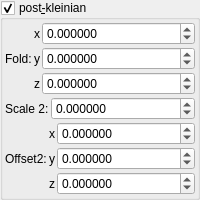
    <widget class="MyGroupBox" name="groupCheck_transf_function_enabled">
     <property name="title">
      <string>post&amp;-kleinian</string>
     </property>
     <property name="checkable">
      <bool>true</bool>
     </property>
     <layout class="QVBoxLayout" name="verticalLayout_16" stretch="0,0,0">
      <property name="spacing">
       <number>2</number>
      </property>
      <property name="leftMargin">
       <number>2</number>
      </property>
      <property name="topMargin">
       <number>2</number>
      </property>
      <property name="rightMargin">
       <number>2</number>
      </property>
      <property name="bottomMargin">
       <number>2</number>
      </property>
      <item>
       <layout class="QGridLayout" name="gridLayout_24" columnstretch="0,0,1">
        <property name="spacing">
         <number>2</number>
        </property>
        <item row="1" column="0">
         <widget class="QLabel" name="label_127">
          <property name="text">
           <string>Fold:</string>
          </property>
         </widget>
        </item>
        <item row="0" column="1">
         <widget class="QLabel" name="label_128">
          <property name="sizePolicy">
           <sizepolicy hsizetype="Preferred" vsizetype="Preferred">
            <horstretch>0</horstretch>
            <verstretch>0</verstretch>
           </sizepolicy>
          </property>
          <property name="text">
           <string notr="true">x</string>
          </property>
          <property name="alignment">
           <set>Qt::AlignRight|Qt::AlignTrailing|Qt::AlignVCenter</set>
          </property>
         </widget>
        </item>
        <item row="2" column="2">
         <widget class="MyDoubleSpinBox" name="spinbox3_transf_offset_110_z">
          <property name="sizePolicy">
           <sizepolicy hsizetype="Minimum" vsizetype="Maximum">
            <horstretch>0</horstretch>
            <verstretch>0</verstretch>
           </sizepolicy>
          </property>
          <property name="prefix">
           <string/>
          </property>
          <property name="suffix">
           <string/>
          </property>
          <property name="decimals">
           <number>6</number>
          </property>
          <property name="minimum">
           <double>-99.989999999999995</double>
          </property>
          <property name="maximum">
           <double>99.989999999999995</double>
          </property>
          <property name="singleStep">
           <double>0.100000000000000</double>
          </property>
         </widget>
        </item>
        <item row="1" column="1">
         <widget class="QLabel" name="label_129">
          <property name="sizePolicy">
           <sizepolicy hsizetype="Preferred" vsizetype="Preferred">
            <horstretch>0</horstretch>
            <verstretch>0</verstretch>
           </sizepolicy>
          </property>
          <property name="text">
           <string notr="true">y</string>
          </property>
          <property name="alignment">
           <set>Qt::AlignRight|Qt::AlignTrailing|Qt::AlignVCenter</set>
          </property>
         </widget>
        </item>
        <item row="0" column="2">
         <widget class="MyDoubleSpinBox" name="spinbox3_transf_offset_110_x">
          <property name="sizePolicy">
           <sizepolicy hsizetype="Minimum" vsizetype="Maximum">
            <horstretch>0</horstretch>
            <verstretch>0</verstretch>
           </sizepolicy>
          </property>
          <property name="prefix">
           <string/>
          </property>
          <property name="suffix">
           <string/>
          </property>
          <property name="decimals">
           <number>6</number>
          </property>
          <property name="minimum">
           <double>-99.989999999999995</double>
          </property>
          <property name="maximum">
           <double>99.989999999999995</double>
          </property>
          <property name="singleStep">
           <double>0.100000000000000</double>
          </property>
         </widget>
        </item>
        <item row="1" column="2">
         <widget class="MyDoubleSpinBox" name="spinbox3_transf_offset_110_y">
          <property name="sizePolicy">
           <sizepolicy hsizetype="Minimum" vsizetype="Maximum">
            <horstretch>0</horstretch>
            <verstretch>0</verstretch>
           </sizepolicy>
          </property>
          <property name="prefix">
           <string/>
          </property>
          <property name="suffix">
           <string/>
          </property>
          <property name="decimals">
           <number>6</number>
          </property>
          <property name="minimum">
           <double>-99.989999999999995</double>
          </property>
          <property name="maximum">
           <double>99.989999999999995</double>
          </property>
          <property name="singleStep">
           <double>0.100000000000000</double>
          </property>
         </widget>
        </item>
        <item row="2" column="1">
         <widget class="QLabel" name="label_130">
          <property name="sizePolicy">
           <sizepolicy hsizetype="Preferred" vsizetype="Preferred">
            <horstretch>0</horstretch>
            <verstretch>0</verstretch>
           </sizepolicy>
          </property>
          <property name="text">
           <string notr="true">z</string>
          </property>
          <property name="alignment">
           <set>Qt::AlignRight|Qt::AlignTrailing|Qt::AlignVCenter</set>
          </property>
         </widget>
        </item>
       </layout>
      </item>
      <item>
       <layout class="QGridLayout" name="gridLayout_35" columnstretch="0,1">
        <property name="spacing">
         <number>2</number>
        </property>
        <item row="1" column="0">
         <widget class="QLabel" name="label_146">
          <property name="text">
           <string>Scale 2:</string>
          </property>
         </widget>
        </item>
        <item row="1" column="1">
         <widget class="MyDoubleSpinBox" name="spinbox_transf_scale_2">
          <property name="sizePolicy">
           <sizepolicy hsizetype="Minimum" vsizetype="Maximum">
            <horstretch>0</horstretch>
            <verstretch>0</verstretch>
           </sizepolicy>
          </property>
          <property name="prefix">
           <string/>
          </property>
          <property name="suffix">
           <string/>
          </property>
          <property name="decimals">
           <number>6</number>
          </property>
          <property name="minimum">
           <double>-99.989999999999995</double>
          </property>
          <property name="maximum">
           <double>99.989999999999995</double>
          </property>
          <property name="singleStep">
           <double>0.100000000000000</double>
          </property>
         </widget>
        </item>
       </layout>
      </item>
      <item>
       <layout class="QGridLayout" name="gridLayout_23" columnstretch="0,0,1">
        <property name="spacing">
         <number>2</number>
        </property>
        <item row="1" column="0">
         <widget class="QLabel" name="label_120">
          <property name="text">
           <string>Offset2:</string>
          </property>
         </widget>
        </item>
        <item row="0" column="1">
         <widget class="QLabel" name="label_121">
          <property name="sizePolicy">
           <sizepolicy hsizetype="Preferred" vsizetype="Preferred">
            <horstretch>0</horstretch>
            <verstretch>0</verstretch>
           </sizepolicy>
          </property>
          <property name="text">
           <string notr="true">x</string>
          </property>
          <property name="alignment">
           <set>Qt::AlignRight|Qt::AlignTrailing|Qt::AlignVCenter</set>
          </property>
         </widget>
        </item>
        <item row="2" column="2">
         <widget class="MyDoubleSpinBox" name="spinbox3_transf_offsetA_000_z">
          <property name="sizePolicy">
           <sizepolicy hsizetype="Minimum" vsizetype="Maximum">
            <horstretch>0</horstretch>
            <verstretch>0</verstretch>
           </sizepolicy>
          </property>
          <property name="prefix">
           <string/>
          </property>
          <property name="suffix">
           <string/>
          </property>
          <property name="decimals">
           <number>6</number>
          </property>
          <property name="minimum">
           <double>-99.989999999999995</double>
          </property>
          <property name="maximum">
           <double>99.989999999999995</double>
          </property>
          <property name="singleStep">
           <double>0.100000000000000</double>
          </property>
         </widget>
        </item>
        <item row="1" column="1">
         <widget class="QLabel" name="label_123">
          <property name="sizePolicy">
           <sizepolicy hsizetype="Preferred" vsizetype="Preferred">
            <horstretch>0</horstretch>
            <verstretch>0</verstretch>
           </sizepolicy>
          </property>
          <property name="text">
           <string notr="true">y</string>
          </property>
          <property name="alignment">
           <set>Qt::AlignRight|Qt::AlignTrailing|Qt::AlignVCenter</set>
          </property>
         </widget>
        </item>
        <item row="0" column="2">
         <widget class="MyDoubleSpinBox" name="spinbox3_transf_offsetA_000_x">
          <property name="sizePolicy">
           <sizepolicy hsizetype="Minimum" vsizetype="Maximum">
            <horstretch>0</horstretch>
            <verstretch>0</verstretch>
           </sizepolicy>
          </property>
          <property name="prefix">
           <string/>
          </property>
          <property name="suffix">
           <string/>
          </property>
          <property name="decimals">
           <number>6</number>
          </property>
          <property name="minimum">
           <double>-99.989999999999995</double>
          </property>
          <property name="maximum">
           <double>99.989999999999995</double>
          </property>
          <property name="singleStep">
           <double>0.100000000000000</double>
          </property>
         </widget>
        </item>
        <item row="1" column="2">
         <widget class="MyDoubleSpinBox" name="spinbox3_transf_offsetA_000_y">
          <property name="sizePolicy">
           <sizepolicy hsizetype="Minimum" vsizetype="Maximum">
            <horstretch>0</horstretch>
            <verstretch>0</verstretch>
           </sizepolicy>
          </property>
          <property name="prefix">
           <string/>
          </property>
          <property name="suffix">
           <string/>
          </property>
          <property name="decimals">
           <number>6</number>
          </property>
          <property name="minimum">
           <double>-99.989999999999995</double>
          </property>
          <property name="maximum">
           <double>99.989999999999995</double>
          </property>
          <property name="singleStep">
           <double>0.100000000000000</double>
          </property>
         </widget>
        </item>
        <item row="2" column="1">
         <widget class="QLabel" name="label_124">
          <property name="sizePolicy">
           <sizepolicy hsizetype="Preferred" vsizetype="Preferred">
            <horstretch>0</horstretch>
            <verstretch>0</verstretch>
           </sizepolicy>
          </property>
          <property name="text">
           <string notr="true">z</string>
          </property>
          <property name="alignment">
           <set>Qt::AlignRight|Qt::AlignTrailing|Qt::AlignVCenter</set>
          </property>
         </widget>
        </item>
       </layout>
      </item>
     </layout>
    </widget>
